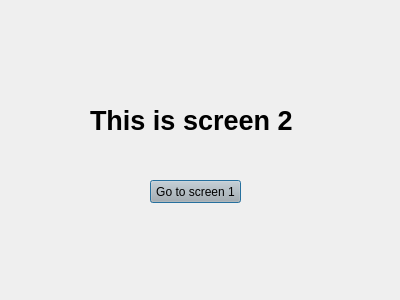
<?xml version="1.0" encoding="UTF-8"?>
<ui version="4.0">
 <class>Dialog</class>
 <widget class="QDialog" name="Dialog">
  <property name="geometry">
   <rect>
    <x>0</x>
    <y>0</y>
    <width>400</width>
    <height>300</height>
   </rect>
  </property>
  <property name="windowTitle">
   <string>Dialog</string>
  </property>
  <widget class="QPushButton" name="button_2">
   <property name="geometry">
    <rect>
     <x>150</x>
     <y>180</y>
     <width>91</width>
     <height>23</height>
    </rect>
   </property>
   <property name="styleSheet">
    <string notr="true">color: rgb(0, 0, 0);
background-color: rgb(179, 179, 179);</string>
   </property>
   <property name="text">
    <string>Go to screen 1</string>
   </property>
  </widget>
  <widget class="QLabel" name="label">
   <property name="geometry">
    <rect>
     <x>90</x>
     <y>90</y>
     <width>231</width>
     <height>61</height>
    </rect>
   </property>
   <property name="styleSheet">
    <string notr="true">font-size: 20pt;
font-weight: bold;</string>
   </property>
   <property name="text">
    <string>This is screen 2</string>
   </property>
  </widget>
 </widget>
 <resources/>
 <connections/>
</ui>
